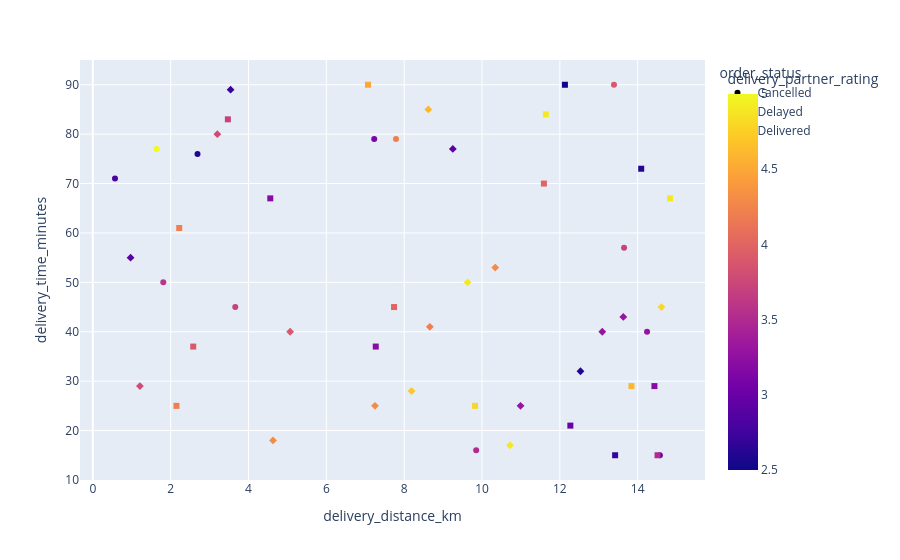

The notebook cell saved with this chart:
### Code cell
fig5=px.scatter(
    foodSample,
    x="delivery_distance_km",
    y="delivery_time_minutes",
    color = "delivery_partner_rating",
    symbol = "order_status",
)
fig5.show()

### Figure 1 — Plotly figure (JSON) as saved in the notebook; plotly's stock layout.template omitted (floating-point values rounded to 4 significant figures)
{"data": [{"hovertemplate": "order_status=Cancelled<br>delivery_distance_km=%{x}<br>delivery_time_minutes=%{y}<br>delivery_partner_rating=%{marker.color}<extra></extra>", "legendgroup": "Cancelled", "marker": {"color": [3.1, 3.0, 3.7, 5.0, 3.5, 3.9, 3.7, 3.3, 2.6, 4.2, 3.6, 2.8], "coloraxis": "coloraxis", "symbol": "circle"}, "mode": "markers", "name": "Cancelled", "orientation": "v", "showlegend": true, "type": "scatter", "x": [7.23, 14.57, 3.66, 1.64, 9.85, 13.39, 13.65, 14.24, 2.69, 7.79, 1.81, 0.57], "xaxis": "x", "y": [79, 15, 45, 77, 16, 90, 57, 40, 76, 79, 50, 71], "yaxis": "y"}, {"hovertemplate": "order_status=Delayed<br>delivery_distance_km=%{x}<br>delivery_time_minutes=%{y}<br>delivery_partner_rating=%{marker.color}<extra></extra>", "legendgroup": "Delayed", "marker": {"color": [4.6, 3.3, 3.3, 3.8, 2.9, 4.2, 4.3, 3.8, 3.3, 2.6, 4.7, 3.9, 4.9, 4.8, 4.3, 4.9, 2.7, 2.9, 4.3], "coloraxis": "coloraxis", "symbol": "diamond"}, "mode": "markers", "name": "Delayed", "orientation": "v", "showlegend": true, "type": "scatter", "x": [8.62, 13.09, 10.99, 1.21, 0.97, 8.66, 10.34, 3.2, 13.63, 12.53, 8.19, 5.07, 10.72, 14.61, 7.25, 9.63, 3.54, 9.25, 4.63], "xaxis": "x", "y": [85, 40, 25, 29, 55, 41, 53, 80, 43, 32, 28, 40, 17, 45, 25, 50, 89, 77, 18], "yaxis": "y"}, {"hovertemplate": "order_status=Delivered<br>delivery_distance_km=%{x}<br>delivery_time_minutes=%{y}<br>delivery_partner_rating=%{marker.color}<extra></extra>", "legendgroup": "Delivered", "marker": {"color": [3.2, 3.2, 3.9, 3.5, 4.5, 3.0, 4.0, 4.8, 4.0, 4.9, 2.6, 2.7, 4.9, 4.2, 4.6, 2.5, 4.2, 3.2, 3.7], "coloraxis": "coloraxis", "symbol": "square"}, "mode": "markers", "name": "Delivered", "orientation": "v", "showlegend": true, "type": "scatter", "x": [14.43, 4.56, 2.58, 14.51, 7.07, 12.27, 11.59, 9.82, 7.74, 14.83, 14.09, 13.42, 11.64, 2.22, 13.84, 12.13, 2.15, 7.27, 3.47], "xaxis": "x", "y": [29, 67, 37, 15, 90, 21, 70, 25, 45, 67, 73, 15, 84, 61, 29, 90, 25, 37, 83], "yaxis": "y"}], "layout": {"coloraxis": {"colorbar": {"title": {"text": "delivery_partner_rating"}}, "colorscale": [[0, "#0d0887"], [0.1111, "#46039f"], [0.2222, "#7201a8"], [0.3333, "#9c179e"], [0.4444, "#bd3786"], [0.5556, "#d8576b"], [0.6667, "#ed7953"], [0.7778, "#fb9f3a"], [0.8889, "#fdca26"], [1, "#f0f921"]]}, "legend": {"title": {"text": "order_status"}, "tracegroupgap": 0}, "margin": {"t": 60}, "xaxis": {"anchor": "y", "domain": [0, 1], "title": {"text": "delivery_distance_km"}}, "yaxis": {"anchor": "x", "domain": [0, 1], "title": {"text": "delivery_time_minutes"}}}}
